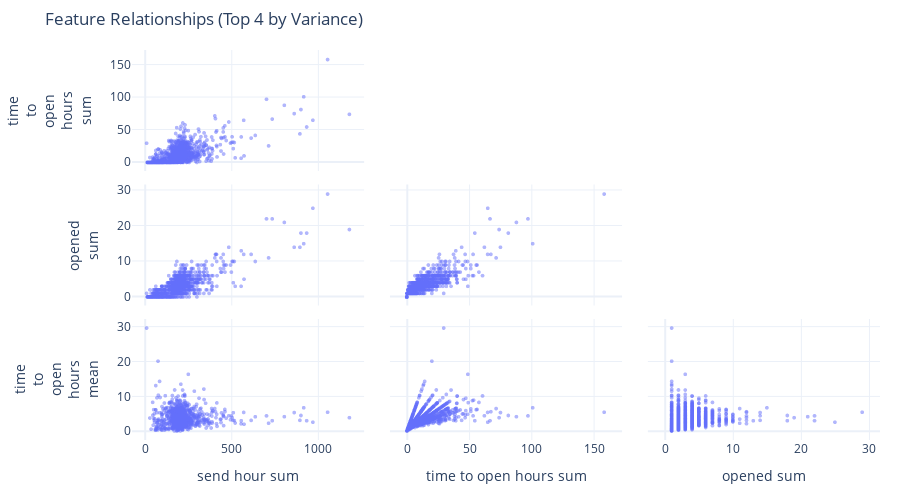

Notebook source saved alongside this figure:
### Code cell
# Scatter Matrix: Entity-level features (mixed aggregation types)
if len(numeric_event_cols) >= 2 and ENTITY_COLUMN and TARGET_COLUMN and TARGET_COLUMN in df.columns:
    # Create entity-level aggregations (mean, sum, std) - like original
    agg_dict = {col: ['mean', 'sum', 'std'] for col in numeric_event_cols}
    entity_aggs = df.groupby(ENTITY_COLUMN).agg(agg_dict)
    entity_aggs.columns = ['_'.join(col).strip() for col in entity_aggs.columns]
    entity_aggs = entity_aggs.reset_index()
    
    # Get all numeric aggregated columns
    all_agg_cols = [c for c in entity_aggs.columns if c != ENTITY_COLUMN]
    
    # Select top 4 by variance across ALL aggregation types
    variances = entity_aggs[all_agg_cols].var().sort_values(ascending=False)
    top_features = variances.head(4).index.tolist()
    
    # Sample if needed
    sample_size = min(1000, len(entity_aggs))
    scatter_sample = entity_aggs.sample(sample_size, random_state=42) if sample_size < len(entity_aggs) else entity_aggs
    
    print(f"Scatter Matrix (n={len(scatter_sample):,} entities)")
    print(f"  Total aggregated features: {len(all_agg_cols)}")
    print(f"  Selected (top 4 by variance): {top_features}")
    
    # Short labels for x-axis (no line breaks)
    short_labels = [f.replace('_', ' ') for f in top_features]
    
    scatter_data = scatter_sample[top_features].copy()
    scatter_data.columns = short_labels
    
    fig = charts.scatter_matrix(scatter_data, height=500)
    fig.update_traces(marker=dict(opacity=0.5, size=4))
    
    # Update y-axis labels to be multirow, keep x-axis single row
    n_features = len(short_labels)
    for i in range(n_features):
        # Y-axis: multirow
        yaxis_name = f'yaxis{i+1}' if i > 0 else 'yaxis'
        y_label = top_features[i].replace('_', '<br>')
        fig.update_layout(**{yaxis_name: dict(title=dict(text=y_label))})
        
        # X-axis: single row (spaces instead of underscores)
        xaxis_name = f'xaxis{i+1}' if i > 0 else 'xaxis'
        x_label = top_features[i].replace('_', ' ')
        fig.update_layout(**{xaxis_name: dict(title=dict(text=x_label))})
    
    fig.update_layout(
        title="Feature Relationships (Top 4 by Variance)",
        margin=dict(l=100, r=20, t=50, b=60)
    )
    
    display_figure(fig)
    
    print("\n📈 Scatter Matrix Insights:")
    print("   • Different aggregation types create different patterns/bands")
    print("   • sum features often show exponential-like distributions")
    print("   • std features reveal variability clusters")
    print("   • mean features show central tendency patterns")

### Figure 1 — Plotly figure (JSON) as saved in the notebook; plotly's stock layout.template omitted (floating-point values rounded to 4 significant figures; data arrays with more than 128 entries replaced by an {"elided": "..."} marker saying what was removed)
{"data": [{"diagonal": {"visible": false}, "dimensions": [{"axis": {"matches": true}, "label": "send hour sum", "values": {"elided": "1000 int values"}}, {"axis": {"matches": true}, "label": "time to open hours sum", "values": {"elided": "1000 float values"}}, {"axis": {"matches": true}, "label": "opened sum", "values": {"elided": "1000 int values"}}, {"axis": {"matches": true}, "label": "time to open hours mean", "values": {"elided": "1000 float values"}}], "hovertemplate": "%{xaxis.title.text}=%{x}<br>%{yaxis.title.text}=%{y}<extra></extra>", "legendgroup": "", "marker": {"color": "#636efa", "opacity": 0.5, "size": 4, "symbol": "circle"}, "name": "", "showlegend": false, "showupperhalf": false, "type": "splom"}], "layout": {"autosize": true, "dragmode": "select", "height": 500, "legend": {"tracegroupgap": 0}, "margin": {"b": 60, "l": 100, "r": 20, "t": 50}, "title": {"text": "Feature Relationships (Top 4 by Variance)"}, "xaxis": {"title": {"text": "send hour sum"}}, "xaxis2": {"title": {"text": "time to open hours sum"}}, "xaxis3": {"title": {"text": "opened sum"}}, "xaxis4": {"title": {"text": "time to open hours mean"}}, "yaxis": {"title": {"text": "send<br>hour<br>sum"}}, "yaxis2": {"title": {"text": "time<br>to<br>open<br>hours<br>sum"}}, "yaxis3": {"title": {"text": "opened<br>sum"}}, "yaxis4": {"title": {"text": "time<br>to<br>open<br>hours<br>mean"}}}}
